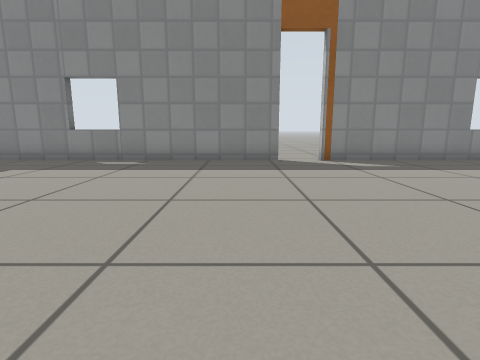
[1] (above)

13 first-person views from a walk through a robot-simulator world made for Gazebo. The camera is 0.5 m above the floor, tilts 10° down and sees 80° across. The floor is counted in squares, 0.5 m on a side. Each view is taken from the middle of a square. On the plan, view 1 faces up. The plan holds only what a view shows up to about 11 squares ahead; the rest is blank. Simple patterns stand in for the simulator's built-in surfaces.

[2]
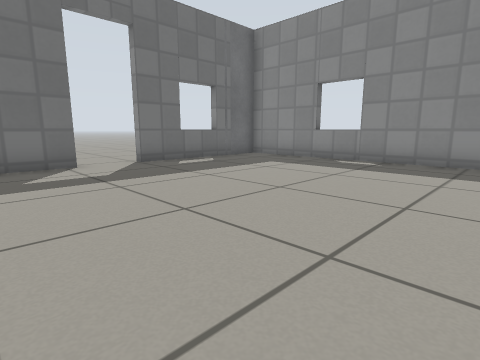

[3]
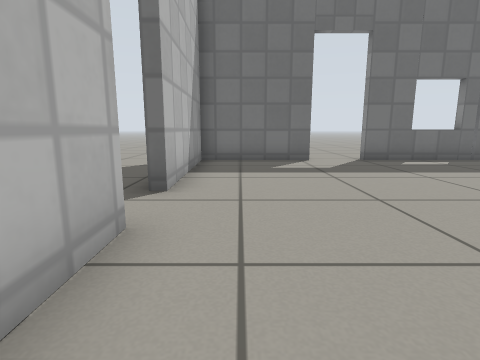

[4]
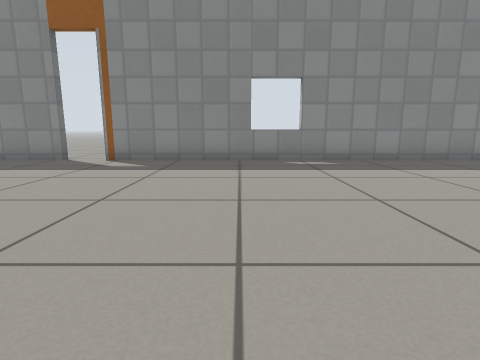

[5]
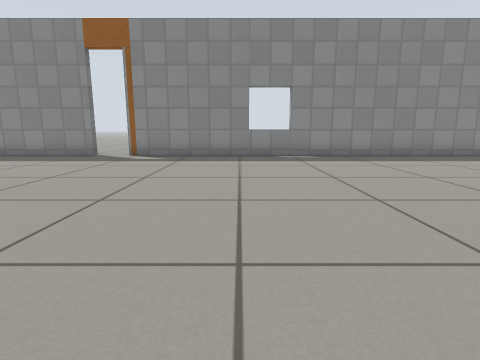

[6]
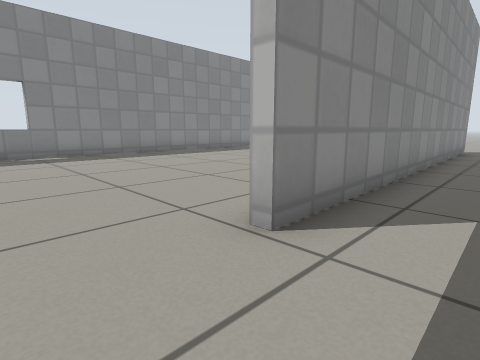

[7]
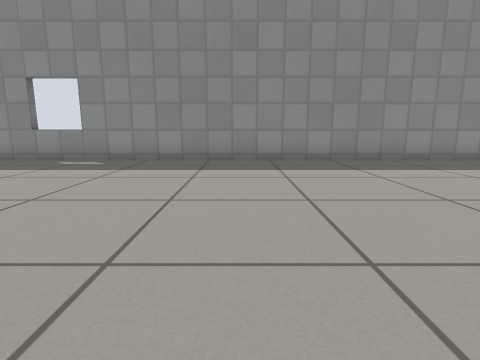

[8]
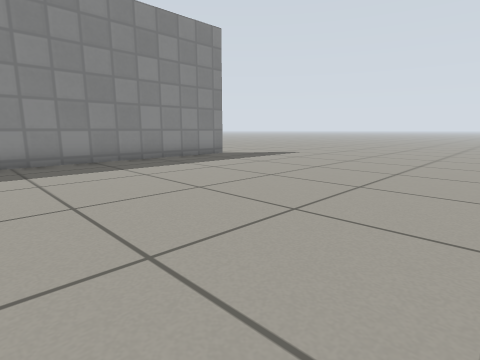

[9]
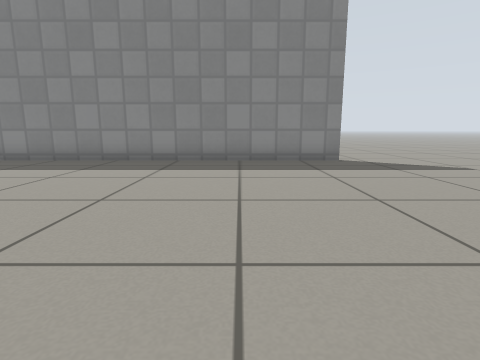

[10]
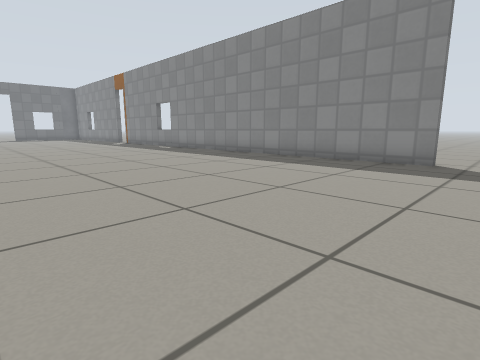

[11]
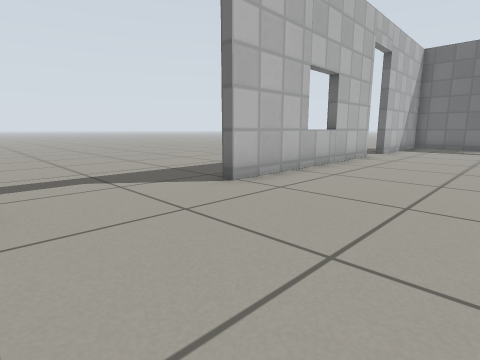

[12]
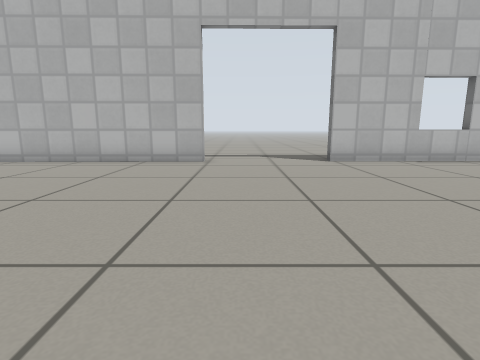

[13]
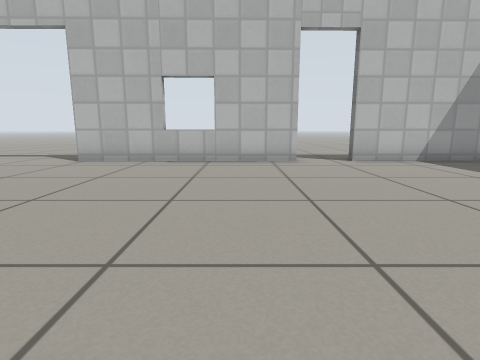

### Floor plan
Points are (right, up) in squares from view 1. A wall is a line through its corners. A room is listed if a view was taken in it or the views show most of it. See-through windows are left out.
Room 1 (views 1, 2, 3, 4, 7, 8, 9, 10, 11, 12, 13)
walls: (9.1, -1) (15.5, -0.9); (1.4, 9.3) (-7.9, 9.3); (-1.9, -1.2) (5.1, -1.1); (22.2, 9.3) (2.6, 9.3); (-8.4, 2.4) (-8.4, -1.3) (-3.6, -1.2); (-8.4, 8) (-8.4, 4)
ways out: open door at (-2.5, -1) to room 2; open door at (7.5, -1) to room 2; opening at (23.5, 9); open door at (1.7, 9.3)
Room 2 (views 5, 6)
walls: (21.6, -1.1) (9.1, -1.3)
ways out: open door at (-2.5, -1) to room 1; open door at (7.5, -1) to room 1; opening at (-8, -3)

Positions as (right, up) in squares from view 1, and headings:
1: (0, 0), facing up
2: (0, 0), facing up-left
3: (1, 0), facing left
4: (7, 0), facing up
5: (7, -2), facing up
6: (7, -3), facing up-right
7: (14, 0), facing up
8: (14, 0), facing up-right
9: (19, 0), facing up
10: (24, 0), facing up-left
11: (9, 3), facing down-left
12: (8, 8), facing down
13: (0, 8), facing down
